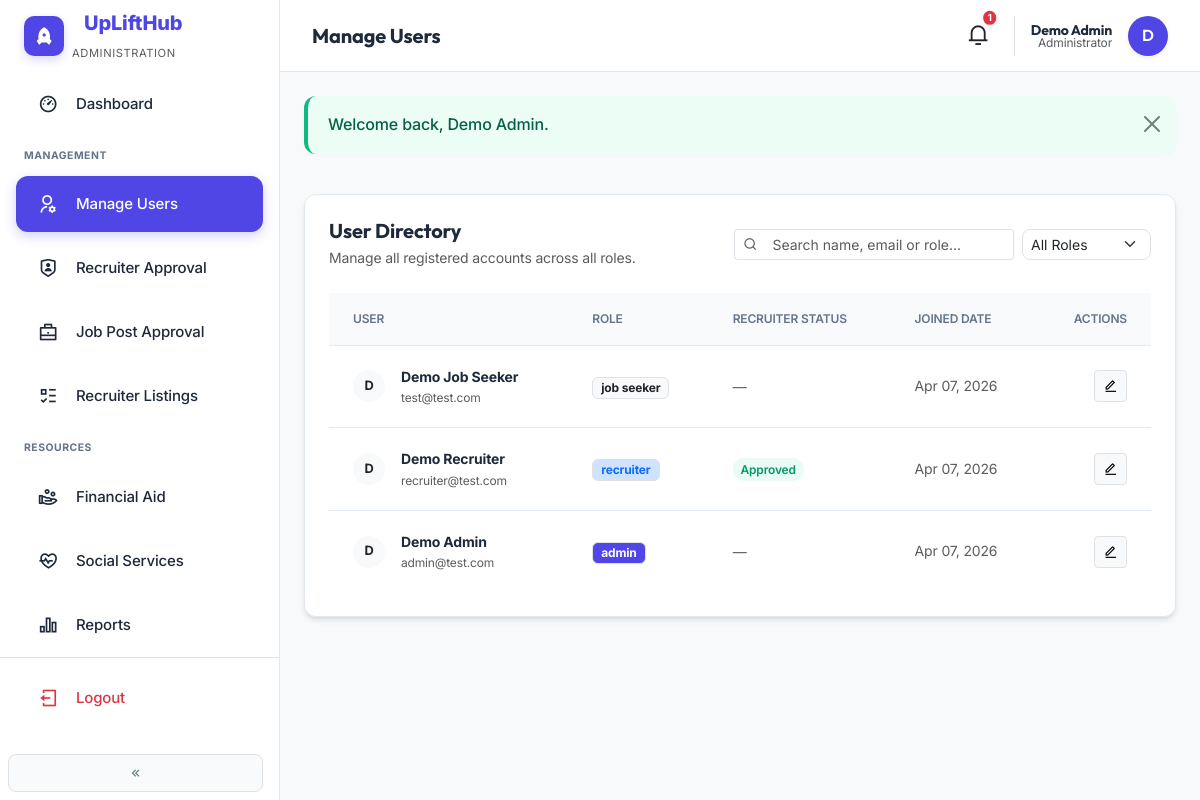
/admin/users.php (signed in), run on the app's committed database.
### tables this page shows
CREATE TABLE `users` (
  `id` int(10) UNSIGNED NOT NULL,
  `email` varchar(255) NOT NULL,
  `password_hash` varchar(255) NOT NULL,
  `role` enum('job_seeker','recruiter','admin') NOT NULL,
  `name` varchar(255) NOT NULL,
  `recruiter_status` enum('n/a','pending','approved','rejected') NOT NULL DEFAULT 'n/a',
  `reset_token` varchar(64) DEFAULT NULL,
  `reset_expires` datetime DEFAULT NULL,
  `created_at` timestamp NOT NULL DEFAULT current_timestamp()
);

### includes/functions.php (called while the page is built, shortened)
<?php
function app_url(string $path = '', bool $absolute = false): string
{
    $base = rtrim(APP_BASE, '/');
    $path = ltrim($path, '/');
    return ($base === '' ? '' : $base) . '/' . $path;
}
function e(string $s): string
{
    return htmlspecialchars($s, ENT_QUOTES, 'UTF-8');
}

### includes/auth.php (called while the page is built, shortened)
<?php
function current_user(): ?array
{
    return [
        'id' => (int) $_SESSION['user_id'],
        'email' => (string) ($_SESSION['user_email'] ?? ''),
        'name' => (string) ($_SESSION['user_name'] ?? ''),
        'role' => (string) ($_SESSION['user_role'] ?? ''),
        'recruiter_status' => (string) ($_SESSION['recruiter_status'] ?? 'n/a'),
    ];
}

### admin/users.php (the view, shortened to what this page needs)
<?php
$pdo = db();
$roleFilter = trim((string) ($_GET['role'] ?? 'all'));
$sql = 'SELECT id, email, name, role, recruiter_status, created_at FROM users WHERE 1=1';
$params = [];
$sql .= ' ORDER BY created_at DESC';
$st = $pdo->prepare($sql);
$st->execute($params);
$users = $st->fetchAll();
$pageTitle = 'Manage Users';
require dirname(__DIR__) . '/includes/partials/dashboard-start.php';
?>
<div class="row g-4 mb-4 mt-2">
  <div class="col-12">
    <div class="card-premium-admin p-4 reveal reveal-up">
      <div class="d-flex flex-column flex-md-row justify-content-between align-items-md-center gap-3 mb-4">
        <div>
          <h2 class="h5 fw-bold mb-1" style="font-family: 'Outfit', sans-serif;">User Directory</h2>
          <p class="text-muted small mb-0">Manage all registered accounts across all roles.</p>
        </div>
        <div class="d-flex flex-wrap gap-2 align-items-center">
          <div class="input-group input-group-sm" style="width: 280px;">
            <span class="input-group-text bg-white border-end-0"><i class="ri-search-line text-muted"></i></span>
            <input type="search" class="form-control border-start-0" id="userSearchInput" placeholder="Search name, email or role...">
          </div>
          <form method="get" class="d-flex gap-1">
            <select name="role" class="form-select form-select-sm" style="width: auto; border-radius: 8px;" onchange="this.form.submit()">
              <option value="all" <?= $roleFilter === 'all' ? 'selected' : '' ?>>All Roles</option>
            </select>
          </form>
        </div>
      </div>
      <div class="table-responsive">
        <table class="table-premium">
          <thead>
            <tr>
              <th>User</th>
              <th>Role</th>
              <th>Recruiter Status</th>
              <th>Joined Date</th>
              <th class="text-end">Actions</th>
            </tr>
          </thead>
          <tbody id="userTableBody">
            <?php foreach ($users as $u): ?>
              <?php
                $search = strtolower($u['name'] . ' ' . $u['email'] . ' ' . $u['role']);
                $roleClass = match($u['role']) {
                    'admin' => 'bg-indigo text-white',
                    'recruiter' => 'bg-primary-subtle text-primary',
                    default => 'bg-light text-dark'
                };
              ?>
              <tr data-search="<?= e($search) ?>">
                <td>
                  <div class="d-flex align-items-center gap-3">
                    <div class="avatar bg-light text-dark rounded-circle d-flex align-items-center justify-content-center fw-bold" style="width: 32px; height: 32px; font-size: 0.8rem;">
                      <?= e(strtoupper(substr($u['name'], 0, 1))) ?>
                    </div>
                    <div>
                      <div class="fw-bold small"><?= e($u['name']) ?></div>
                      <div class="text-muted" style="font-size: 0.75rem;"><?= e($u['email']) ?></div>
                    </div>
                  </div>
                </td>
                <td><span class="badge border <?= $roleClass ?> small px-2 py-1" style="border-radius: 6px;"><?= e(str_replace('_', ' ', $u['role'])) ?></span></td>
                <td>
                  <?php if ($u['role'] === 'recruiter'): ?>
                    <span class="badge-admin badge-<?= e($u['recruiter_status'] ?? 'pending') ?>"><?= e($u['recruiter_status']) ?></span>
                  <?php else: ?>
                    <span class="text-muted small">—</span>
                  <?php endif; ?>
                </td>
                <td class="small text-muted"><?= date('M d, Y', strtotime((string)$u['created_at'])) ?></td>
                <td class="text-end">
                   <button class="btn btn-sm btn-light border" title="Edit User"><i class="ri-edit-line"></i></button>
                </td>
              </tr>
            <?php endforeach; ?>
          </tbody>
        </table>
      </div>
    </div>
  </div>
</div>
<?php require dirname(__DIR__) . '/includes/partials/dashboard-end.php'; ?>

### includes/partials/topbar.php (shortened to what this page needs)
<?php
$u = current_user();
$pdo = db();
$st = $pdo->prepare('SELECT COUNT(*) FROM notifications WHERE user_id = ? AND is_read = 0');
$st->execute([$u['id']]);
$notifCount = (int) $st->fetchColumn();
$role = $u['role'];
$notifHref = match ($role) {
    'job_seeker' => app_url('jobseeker/notifications.php'),
    'recruiter' => app_url('recruiter/notifications.php'),
    default => app_url('admin/dashboard.php'),
};
?>
<header class="dashboard-topbar">
  <div class="d-flex align-items-center gap-3">
    <h1 class="h5 fw-bold mb-0 d-none d-md-block" style="font-family: 'Outfit', sans-serif;"><?= e($pageTitle ?? 'Dashboard') ?></h1>
  </div>
  <div class="d-flex align-items-center gap-4">
    <a href="<?= e($notifHref) ?>" class="position-relative text-dark text-decoration-none" title="Notifications">
      <i class="ri-notification-3-line" style="font-size: 1.4rem;"></i>
      <?php if ($notifCount > 0): ?>
        <span class="position-absolute top-0 start-100 translate-middle badge rounded-pill bg-danger shadow-sm" style="font-size: 0.6rem; padding: 0.25em 0.5em;"><?= $notifCount > 9 ? '9+' : $notifCount ?></span>
      <?php endif; ?>
    </a>
    <div class="d-flex align-items-center gap-3 ps-3 border-start">
      <div class="text-end lh-1 d-none d-sm-block">
        <div class="fw-bold small" style="font-family: 'Outfit', sans-serif;"><?= e($u['name']) ?></div>
        <div class="text-muted" style="font-size: 0.75rem;"><?= e($role === 'admin' ? 'Administrator' : $role) ?></div>
      </div>
      <div class="avatar bg-indigo text-white rounded-circle d-flex align-items-center justify-content-center shadow-sm" style="width:40px; height:40px; font-weight: 600; font-family: 'Outfit', sans-serif;">
        <?= e(strtoupper(substr($u['name'], 0, 1))) ?>
      </div>
    </div>
  </div>
</header>

### assets/css/uplifthub.css (style rules this page uses)
:root { --uplift-indigo: #2D5BFF; --uplift-indigo-dark: #1E3BB3; --uplift-blue: #2D5BFF; --uplift-black: #1A1D23; --uplift-green: #34D399; --uplift-orange: #F59E0B; --uplift-purple: #8B5CF6; --uplift-soft-blue: #F8FAFE; --uplift-card-bg: #ffffff; --uplift-sidebar: #f5f7fb; --uplift-border: rgba(0,0,0,0.06); }
.uplift-body { --bg: #ffffff; --section-alt: var(--uplift-soft-blue); --panel: #ffffff; --muted: #64748b; color: var(--uplift-black); background-color: var(--bg); font-family: 'Inter', system-ui, -apple-system, sans-serif; line-height: 1.6; }
.dashboard-topbar { position: sticky; top: 0; z-index: 1030; }

### assets/css/animations.css (style rules this page uses)
.reveal { opacity: 0; transition: opacity 0.8s cubic-bezier(0.25, 0.46, 0.45, 0.94), transform 0.8s cubic-bezier(0.25, 0.46, 0.45, 0.94); will-change: opacity, transform; }
.reveal-up { transform: translateY(40px); }
.reveal.reveal-visible { opacity: 1; transform: translateY(0) translateX(0) scale(1); }

### assets/css/admin-premium.css (style rules this page uses)
:root { --admin-indigo: #4F46E5; --admin-indigo-light: #818CF8; --admin-indigo-soft: rgba(79, 70, 229, 0.08); --admin-bg: #F8FAFC; --admin-card-bg: #FFFFFF; --admin-sidebar-bg: #FFFFFF; --admin-border: #E2E8F0; --admin-text-main: #1E293B; --admin-text-muted: #64748B; --admin-radius: 0.75rem; --admin-shadow: 0 4px 6px -1px rgba(0, 0, 0, 0.1), 0 2px 4px -1px rgba(0, 0, 0, 0.06); --admin-shadow-lg: 0 10px 15px -3px rgba(0, 0, 0, 0.1), 0 4px 6px -2px rgba(0, 0, 0, 0.05); }
body.admin-body { background-color: var(--admin-bg); color: var(--admin-text-main); font-family: 'Inter', 'Outfit', sans-serif; letter-spacing: -0.01em; }
.dashboard-topbar { height: 72px; background: #FFFFFF; border-bottom: 1px solid var(--admin-border); padding: 0 2rem; display: flex; align-items: center; justify-content: space-between; position: sticky; top: 0; z-index: 1040; }
.bg-indigo { background: var(--admin-indigo) !important; }
.card-premium-admin { background: var(--admin-card-bg); border: 1px solid var(--admin-border); border-radius: var(--admin-radius); box-shadow: var(--admin-shadow); transition: all 0.3s ease; }
.table-premium { width: 100%; border-collapse: separate; border-spacing: 0; }
.table-premium th { background: var(--admin-bg); padding: 1rem 1.5rem; font-weight: 600; font-size: 0.75rem; text-transform: uppercase; color: var(--admin-text-muted); border-bottom: 1px solid var(--admin-border); }
.table-premium td { padding: 1.25rem 1.5rem; vertical-align: middle; border-bottom: 1px solid var(--admin-border); }
.table-premium tr:last-child td { border-bottom: none; }
.badge-admin { padding: 0.35em 0.65em; font-size: 0.75em; font-weight: 600; border-radius: 9999px; text-transform: capitalize; }
.badge-approved { background: rgba(52, 211, 153, 0.1); color: #059669; }
* { transition: background-color 0.2s, border-color 0.2s, color 0.2s, transform 0.2s; }

### data on the page
users: name "Demo Admin", role "Administrator", name "D", email "admin@test.com", role "admin", created_at "Apr 07, 2026"
users: name "D", name "Demo Job Seeker", email "test@test.com", role "job seeker", created_at "Apr 07, 2026"
users: name "D", name "Demo Recruiter", email "recruiter@test.com", role "recruiter", recruiter_status "Approved", created_at "Apr 07, 2026"

### other printed values
$pageTitle "Manage Users"
$notifCount "1"
$f['message'] "Welcome back, Demo Admin."
